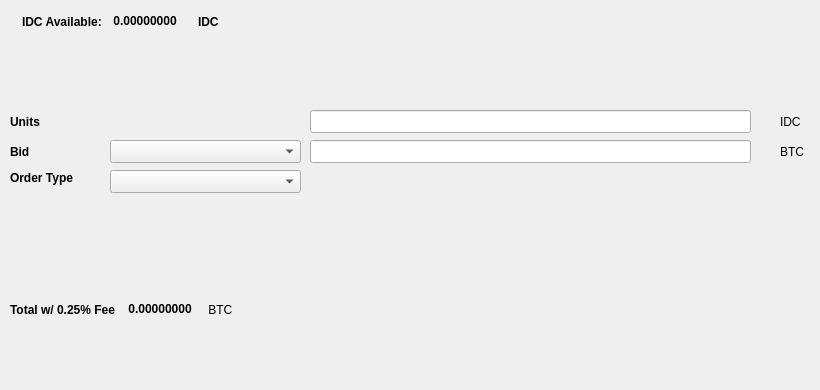
   <widget class="QWidget" name="SellTab">
    <attribute name="title">
     <string>Sell</string>
    </attribute>
    <widget class="QLabel" name="label_16">
     <property name="geometry">
      <rect>
       <x>780</x>
       <y>140</y>
       <width>31</width>
       <height>23</height>
      </rect>
     </property>
     <property name="text">
      <string>BTC</string>
     </property>
    </widget>
    <widget class="QComboBox" name="SellBidcomboBox">
     <property name="geometry">
      <rect>
       <x>110</x>
       <y>140</y>
       <width>191</width>
       <height>23</height>
      </rect>
     </property>
     <property name="font">
      <font>
       <pointsize>10</pointsize>
      </font>
     </property>
    </widget>
    <widget class="QLabel" name="label_18">
     <property name="geometry">
      <rect>
       <x>10</x>
       <y>110</y>
       <width>46</width>
       <height>23</height>
      </rect>
     </property>
     <property name="font">
      <font>
       <weight>75</weight>
       <bold>true</bold>
      </font>
     </property>
     <property name="text">
      <string>Units</string>
     </property>
    </widget>
    <widget class="QtMaterialFlatButton" name="Sell_Max_Amount" native="true">
     <property name="geometry">
      <rect>
       <x>110</x>
       <y>110</y>
       <width>191</width>
       <height>23</height>
      </rect>
     </property>
     <property name="font">
      <font>
       <pointsize>10</pointsize>
      </font>
     </property>
     <property name="text" stdset="0">
      <string>Max</string>
     </property>
    </widget>
    <widget class="QLabel" name="label_20">
     <property name="geometry">
      <rect>
       <x>10</x>
       <y>170</y>
       <width>91</width>
       <height>16</height>
      </rect>
     </property>
     <property name="font">
      <font>
       <weight>75</weight>
       <bold>true</bold>
      </font>
     </property>
     <property name="text">
      <string>Order Type</string>
     </property>
    </widget>
    <widget class="QComboBox" name="SellOrdertypeCombo">
     <property name="geometry">
      <rect>
       <x>110</x>
       <y>170</y>
       <width>191</width>
       <height>23</height>
      </rect>
     </property>
     <property name="font">
      <font>
       <pointsize>10</pointsize>
      </font>
     </property>
    </widget>
    <widget class="QLabel" name="label_21">
     <property name="geometry">
      <rect>
       <x>10</x>
       <y>140</y>
       <width>46</width>
       <height>23</height>
      </rect>
     </property>
     <property name="font">
      <font>
       <weight>75</weight>
       <bold>true</bold>
      </font>
     </property>
     <property name="text">
      <string>Bid</string>
     </property>
    </widget>
    <widget class="QLabel" name="label_22">
     <property name="geometry">
      <rect>
       <x>780</x>
       <y>110</y>
       <width>31</width>
       <height>23</height>
      </rect>
     </property>
     <property name="text">
      <string>IDC</string>
     </property>
    </widget>
    <widget class="QLineEdit" name="UnitsInputIDC">
     <property name="geometry">
      <rect>
       <x>310</x>
       <y>110</y>
       <width>441</width>
       <height>23</height>
      </rect>
     </property>
     <property name="font">
      <font>
       <pointsize>9</pointsize>
       <weight>75</weight>
       <bold>true</bold>
      </font>
     </property>
    </widget>
    <widget class="QLineEdit" name="SellBidPriceEdit">
     <property name="geometry">
      <rect>
       <x>310</x>
       <y>140</y>
       <width>441</width>
       <height>23</height>
      </rect>
     </property>
     <property name="font">
      <font>
       <pointsize>9</pointsize>
       <weight>75</weight>
       <bold>true</bold>
      </font>
     </property>
    </widget>
    <widget class="QtMaterialFlatButton" name="SellIDCBTN" native="true">
     <property name="geometry">
      <rect>
       <x>30</x>
       <y>330</y>
       <width>131</width>
       <height>23</height>
      </rect>
     </property>
     <property name="text" stdset="0">
      <string>Sell IDC</string>
     </property>
     <property name="icon" stdset="0">
      <iconset resource="../idchain.qrc">
       <normaloff>:/icons/bitcoin</normaloff>:/icons/bitcoin</iconset>
     </property>
    </widget>
    <widget class="QWidget" name="layoutWidget3">
     <property name="geometry">
      <rect>
       <x>22</x>
       <y>12</y>
       <width>258</width>
       <height>19</height>
      </rect>
     </property>
     <layout class="QHBoxLayout" name="horizontalLayout">
      <item>
       <widget class="QLabel" name="label232_2">
        <property name="font">
         <font>
          <weight>75</weight>
          <bold>true</bold>
         </font>
        </property>
        <property name="text">
         <string>IDC Available:</string>
        </property>
       </widget>
      </item>
      <item>
       <widget class="QLabel" name="IDCAvailableLabel">
        <property name="palette">
         <palette>
          <active>
           <colorrole role="WindowText">
            <brush brushstyle="SolidPattern">
             <color alpha="255">
              <red>0</red>
              <green>0</green>
              <blue>0</blue>
             </color>
            </brush>
           </colorrole>
           <colorrole role="Button">
            <brush brushstyle="SolidPattern">
             <color alpha="255">
              <red>0</red>
              <green>170</green>
              <blue>0</blue>
             </color>
            </brush>
           </colorrole>
           <colorrole role="Light">
            <brush brushstyle="SolidPattern">
             <color alpha="255">
              <red>0</red>
              <green>255</green>
              <blue>0</blue>
             </color>
            </brush>
           </colorrole>
           <colorrole role="Midlight">
            <brush brushstyle="SolidPattern">
             <color alpha="255">
              <red>0</red>
              <green>212</green>
              <blue>0</blue>
             </color>
            </brush>
           </colorrole>
           <colorrole role="Dark">
            <brush brushstyle="SolidPattern">
             <color alpha="255">
              <red>0</red>
              <green>85</green>
              <blue>0</blue>
             </color>
            </brush>
           </colorrole>
           <colorrole role="Mid">
            <brush brushstyle="SolidPattern">
             <color alpha="255">
              <red>0</red>
              <green>113</green>
              <blue>0</blue>
             </color>
            </brush>
           </colorrole>
           <colorrole role="Text">
            <brush brushstyle="SolidPattern">
             <color alpha="255">
              <red>0</red>
              <green>170</green>
              <blue>0</blue>
             </color>
            </brush>
           </colorrole>
           <colorrole role="BrightText">
            <brush brushstyle="SolidPattern">
             <color alpha="255">
              <red>255</red>
              <green>255</green>
              <blue>255</blue>
             </color>
            </brush>
           </colorrole>
           <colorrole role="ButtonText">
            <brush brushstyle="SolidPattern">
             <color alpha="255">
              <red>0</red>
              <green>0</green>
              <blue>0</blue>
             </color>
            </brush>
           </colorrole>
           <colorrole role="Base">
            <brush brushstyle="SolidPattern">
             <color alpha="255">
              <red>255</red>
              <green>255</green>
              <blue>255</blue>
             </color>
            </brush>
           </colorrole>
           <colorrole role="Window">
            <brush brushstyle="SolidPattern">
             <color alpha="255">
              <red>0</red>
              <green>170</green>
              <blue>0</blue>
             </color>
            </brush>
           </colorrole>
           <colorrole role="Shadow">
            <brush brushstyle="SolidPattern">
             <color alpha="255">
              <red>0</red>
              <green>0</green>
              <blue>0</blue>
             </color>
            </brush>
           </colorrole>
           <colorrole role="AlternateBase">
            <brush brushstyle="SolidPattern">
             <color alpha="255">
              <red>127</red>
              <green>212</green>
              <blue>127</blue>
             </color>
            </brush>
           </colorrole>
           <colorrole role="ToolTipBase">
            <brush brushstyle="SolidPattern">
             <color alpha="255">
              <red>255</red>
              <green>255</green>
              <blue>220</blue>
             </color>
            </brush>
           </colorrole>
           <colorrole role="ToolTipText">
            <brush brushstyle="SolidPattern">
             <color alpha="255">
              <red>0</red>
              <green>0</green>
              <blue>0</blue>
             </color>
            </brush>
           </colorrole>
          </active>
          <inactive>
           <colorrole role="WindowText">
            <brush brushstyle="SolidPattern">
             <color alpha="255">
              <red>0</red>
              <green>0</green>
              <blue>0</blue>
             </color>
            </brush>
           </colorrole>
           <colorrole role="Button">
            <brush brushstyle="SolidPattern">
             <color alpha="255">
              <red>0</red>
              <green>170</green>
              <blue>0</blue>
             </color>
            </brush>
           </colorrole>
           <colorrole role="Light">
            <brush brushstyle="SolidPattern">
             <color alpha="255">
              <red>0</red>
              <green>255</green>
              <blue>0</blue>
             </color>
            </brush>
           </colorrole>
           <colorrole role="Midlight">
            <brush brushstyle="SolidPattern">
             <color alpha="255">
              <red>0</red>
              <green>212</green>
              <blue>0</blue>
             </color>
            </brush>
           </colorrole>
           <colorrole role="Dark">
            <brush brushstyle="SolidPattern">
             <color alpha="255">
              <red>0</red>
              <green>85</green>
              <blue>0</blue>
             </color>
            </brush>
           </colorrole>
           <colorrole role="Mid">
            <brush brushstyle="SolidPattern">
             <color alpha="255">
              <red>0</red>
              <green>113</green>
              <blue>0</blue>
             </color>
            </brush>
           </colorrole>
           <colorrole role="Text">
            <brush brushstyle="SolidPattern">
             <color alpha="255">
              <red>0</red>
              <green>170</green>
              <blue>0</blue>
             </color>
            </brush>
           </colorrole>
           <colorrole role="BrightText">
            <brush brushstyle="SolidPattern">
             <color alpha="255">
              <red>255</red>
              <green>255</green>
              <blue>255</blue>
             </color>
            </brush>
           </colorrole>
           <colorrole role="ButtonText">
            <brush brushstyle="SolidPattern">
             <color alpha="255">
              <red>0</red>
              <green>0</green>
              <blue>0</blue>
             </color>
            </brush>
           </colorrole>
           <colorrole role="Base">
            <brush brushstyle="SolidPattern">
             <color alpha="255">
              <red>255</red>
              <green>255</green>
              <blue>255</blue>
             </color>
            </brush>
           </colorrole>
           <colorrole role="Window">
            <brush brushstyle="SolidPattern">
             <color alpha="255">
              <red>0</red>
              <green>170</green>
              <blue>0</blue>
             </color>
            </brush>
           </colorrole>
           <colorrole role="Shadow">
            <brush brushstyle="SolidPattern">
             <color alpha="255">
              <red>0</red>
              <green>0</green>
              <blue>0</blue>
             </color>
            </brush>
           </colorrole>
           <colorrole role="AlternateBase">
            <brush brushstyle="SolidPattern">
             <color alpha="255">
              <red>127</red>
              <green>212</green>
              <blue>127</blue>
             </color>
            </brush>
           </colorrole>
           <colorrole role="ToolTipBase">
            <brush brushstyle="SolidPattern">
             <color alpha="255">
              <red>255</red>
              <green>255</green>
              <blue>220</blue>
             </color>
            </brush>
           </colorrole>
           <colorrole role="ToolTipText">
            <brush brushstyle="SolidPattern">
             <color alpha="255">
              <red>0</red>
              <green>0</green>
              <blue>0</blue>
             </color>
            </brush>
           </colorrole>
          </inactive>
          <disabled>
           <colorrole role="WindowText">
            <brush brushstyle="SolidPattern">
             <color alpha="255">
              <red>0</red>
              <green>85</green>
              <blue>0</blue>
             </color>
            </brush>
           </colorrole>
           <colorrole role="Button">
            <brush brushstyle="SolidPattern">
             <color alpha="255">
              <red>0</red>
              <green>170</green>
              <blue>0</blue>
             </color>
            </brush>
           </colorrole>
           <colorrole role="Light">
            <brush brushstyle="SolidPattern">
             <color alpha="255">
              <red>0</red>
              <green>255</green>
              <blue>0</blue>
             </color>
            </brush>
           </colorrole>
           <colorrole role="Midlight">
            <brush brushstyle="SolidPattern">
             <color alpha="255">
              <red>0</red>
              <green>212</green>
              <blue>0</blue>
             </color>
            </brush>
           </colorrole>
           <colorrole role="Dark">
            <brush brushstyle="SolidPattern">
             <color alpha="255">
              <red>0</red>
              <green>85</green>
              <blue>0</blue>
             </color>
            </brush>
           </colorrole>
           <colorrole role="Mid">
            <brush brushstyle="SolidPattern">
             <color alpha="255">
              <red>0</red>
              <green>113</green>
              <blue>0</blue>
             </color>
            </brush>
           </colorrole>
           <colorrole role="Text">
            <brush brushstyle="SolidPattern">
             <color alpha="255">
              <red>0</red>
              <green>85</green>
              <blue>0</blue>
             </color>
            </brush>
           </colorrole>
           <colorrole role="BrightText">
            <brush brushstyle="SolidPattern">
             <color alpha="255">
              <red>255</red>
              <green>255</green>
              <blue>255</blue>
             </color>
            </brush>
           </colorrole>
           <colorrole role="ButtonText">
            <brush brushstyle="SolidPattern">
             <color alpha="255">
              <red>0</red>
              <green>85</green>
              <blue>0</blue>
             </color>
            </brush>
           </colorrole>
           <colorrole role="Base">
            <brush brushstyle="SolidPattern">
             <color alpha="255">
              <red>0</red>
              <green>170</green>
              <blue>0</blue>
             </color>
            </brush>
           </colorrole>
           <colorrole role="Window">
            <brush brushstyle="SolidPattern">
             <color alpha="255">
              <red>0</red>
              <green>170</green>
              <blue>0</blue>
             </color>
            </brush>
           </colorrole>
           <colorrole role="Shadow">
            <brush brushstyle="SolidPattern">
             <color alpha="255">
              <red>0</red>
              <green>0</green>
              <blue>0</blue>
             </color>
            </brush>
           </colorrole>
           <colorrole role="AlternateBase">
            <brush brushstyle="SolidPattern">
             <color alpha="255">
              <red>0</red>
              <green>170</green>
              <blue>0</blue>
             </color>
            </brush>
           </colorrole>
           <colorrole role="ToolTipBase">
            <brush brushstyle="SolidPattern">
             <color alpha="255">
              <red>255</red>
              <green>255</green>
              <blue>220</blue>
             </color>
            </brush>
           </colorrole>
           <colorrole role="ToolTipText">
            <brush brushstyle="SolidPattern">
             <color alpha="255">
              <red>0</red>
              <green>0</green>
              <blue>0</blue>
             </color>
            </brush>
           </colorrole>
          </disabled>
         </palette>
        </property>
        <property name="font">
         <font>
          <weight>75</weight>
          <bold>true</bold>
         </font>
        </property>
        <property name="text">
         <string> 0.00000000 </string>
        </property>
        <property name="textInteractionFlags">
         <set>Qt::LinksAccessibleByMouse|Qt::TextSelectableByKeyboard|Qt::TextSelectableByMouse</set>
        </property>
       </widget>
      </item>
      <item>
       <widget class="QLabel" name="labelIDC">
        <property name="font">
         <font>
          <weight>75</weight>
          <bold>true</bold>
         </font>
        </property>
        <property name="text">
         <string>IDC</string>
        </property>
       </widget>
      </item>
     </layout>
    </widget>
    <widget class="QWidget" name="layoutWidget">
     <property name="geometry">
      <rect>
       <x>10</x>
       <y>300</y>
       <width>268</width>
       <height>19</height>
      </rect>
     </property>
     <layout class="QHBoxLayout" name="horizontalLayout_2">
      <item>
       <widget class="QLabel" name="label_19">
        <property name="font">
         <font>
          <weight>75</weight>
          <bold>true</bold>
         </font>
        </property>
        <property name="text">
         <string>Total w/ 0.25% Fee </string>
        </property>
       </widget>
      </item>
      <item>
       <widget class="QLabel" name="SellCostLabel">
        <property name="palette">
         <palette>
          <active>
           <colorrole role="WindowText">
            <brush brushstyle="SolidPattern">
             <color alpha="255">
              <red>0</red>
              <green>0</green>
              <blue>0</blue>
             </color>
            </brush>
           </colorrole>
           <colorrole role="Button">
            <brush brushstyle="SolidPattern">
             <color alpha="255">
              <red>0</red>
              <green>170</green>
              <blue>0</blue>
             </color>
            </brush>
           </colorrole>
           <colorrole role="Light">
            <brush brushstyle="SolidPattern">
             <color alpha="255">
              <red>0</red>
              <green>255</green>
              <blue>0</blue>
             </color>
            </brush>
           </colorrole>
           <colorrole role="Midlight">
            <brush brushstyle="SolidPattern">
             <color alpha="255">
              <red>0</red>
              <green>212</green>
              <blue>0</blue>
             </color>
            </brush>
           </colorrole>
           <colorrole role="Dark">
            <brush brushstyle="SolidPattern">
             <color alpha="255">
              <red>0</red>
              <green>85</green>
              <blue>0</blue>
             </color>
            </brush>
           </colorrole>
           <colorrole role="Mid">
            <brush brushstyle="SolidPattern">
             <color alpha="255">
              <red>0</red>
              <green>113</green>
              <blue>0</blue>
             </color>
            </brush>
           </colorrole>
           <colorrole role="Text">
            <brush brushstyle="SolidPattern">
             <color alpha="255">
              <red>0</red>
              <green>170</green>
              <blue>0</blue>
             </color>
            </brush>
           </colorrole>
           <colorrole role="BrightText">
            <brush brushstyle="SolidPattern">
             <color alpha="255">
              <red>255</red>
              <green>255</green>
              <blue>255</blue>
             </color>
            </brush>
           </colorrole>
           <colorrole role="ButtonText">
            <brush brushstyle="SolidPattern">
             <color alpha="255">
              <red>0</red>
              <green>0</green>
              <blue>0</blue>
             </color>
            </brush>
           </colorrole>
           <colorrole role="Base">
            <brush brushstyle="SolidPattern">
             <color alpha="255">
              <red>255</red>
              <green>255</green>
              <blue>255</blue>
             </color>
            </brush>
           </colorrole>
           <colorrole role="Window">
            <brush brushstyle="SolidPattern">
             <color alpha="255">
              <red>0</red>
              <green>170</green>
              <blue>0</blue>
             </color>
            </brush>
           </colorrole>
           <colorrole role="Shadow">
            <brush brushstyle="SolidPattern">
             <color alpha="255">
              <red>0</red>
              <green>0</green>
              <blue>0</blue>
             </color>
            </brush>
           </colorrole>
           <colorrole role="AlternateBase">
            <brush brushstyle="SolidPattern">
             <color alpha="255">
              <red>127</red>
              <green>212</green>
              <blue>127</blue>
             </color>
            </brush>
           </colorrole>
           <colorrole role="ToolTipBase">
            <brush brushstyle="SolidPattern">
             <color alpha="255">
              <red>255</red>
              <green>255</green>
              <blue>220</blue>
             </color>
            </brush>
           </colorrole>
           <colorrole role="ToolTipText">
            <brush brushstyle="SolidPattern">
             <color alpha="255">
              <red>0</red>
              <green>0</green>
              <blue>0</blue>
             </color>
            </brush>
           </colorrole>
          </active>
          <inactive>
           <colorrole role="WindowText">
            <brush brushstyle="SolidPattern">
             <color alpha="255">
              <red>0</red>
              <green>0</green>
              <blue>0</blue>
             </color>
            </brush>
           </colorrole>
           <colorrole role="Button">
            <brush brushstyle="SolidPattern">
             <color alpha="255">
              <red>0</red>
              <green>170</green>
              <blue>0</blue>
             </color>
            </brush>
           </colorrole>
           <colorrole role="Light">
            <brush brushstyle="SolidPattern">
             <color alpha="255">
              <red>0</red>
              <green>255</green>
              <blue>0</blue>
             </color>
            </brush>
           </colorrole>
           <colorrole role="Midlight">
            <brush brushstyle="SolidPattern">
             <color alpha="255">
              <red>0</red>
              <green>212</green>
              <blue>0</blue>
             </color>
            </brush>
           </colorrole>
           <colorrole role="Dark">
            <brush brushstyle="SolidPattern">
             <color alpha="255">
              <red>0</red>
              <green>85</green>
              <blue>0</blue>
             </color>
            </brush>
           </colorrole>
           <colorrole role="Mid">
            <brush brushstyle="SolidPattern">
             <color alpha="255">
              <red>0</red>
              <green>113</green>
              <blue>0</blue>
             </color>
            </brush>
           </colorrole>
           <colorrole role="Text">
            <brush brushstyle="SolidPattern">
             <color alpha="255">
              <red>0</red>
              <green>170</green>
              <blue>0</blue>
             </color>
            </brush>
           </colorrole>
           <colorrole role="BrightText">
            <brush brushstyle="SolidPattern">
             <color alpha="255">
              <red>255</red>
              <green>255</green>
              <blue>255</blue>
             </color>
            </brush>
           </colorrole>
           <colorrole role="ButtonText">
            <brush brushstyle="SolidPattern">
             <color alpha="255">
              <red>0</red>
              <green>0</green>
              <blue>0</blue>
             </color>
            </brush>
           </colorrole>
           <colorrole role="Base">
            <brush brushstyle="SolidPattern">
             <color alpha="255">
              <red>255</red>
              <green>255</green>
              <blue>255</blue>
             </color>
            </brush>
           </colorrole>
           <colorrole role="Window">
            <brush brushstyle="SolidPattern">
             <color alpha="255">
              <red>0</red>
              <green>170</green>
              <blue>0</blue>
             </color>
            </brush>
           </colorrole>
           <colorrole role="Shadow">
            <brush brushstyle="SolidPattern">
             <color alpha="255">
              <red>0</red>
              <green>0</green>
              <blue>0</blue>
             </color>
            </brush>
           </colorrole>
           <colorrole role="AlternateBase">
            <brush brushstyle="SolidPattern">
             <color alpha="255">
              <red>127</red>
              <green>212</green>
              <blue>127</blue>
             </color>
            </brush>
           </colorrole>
           <colorrole role="ToolTipBase">
            <brush brushstyle="SolidPattern">
             <color alpha="255">
              <red>255</red>
              <green>255</green>
              <blue>220</blue>
             </color>
            </brush>
           </colorrole>
           <colorrole role="ToolTipText">
            <brush brushstyle="SolidPattern">
             <color alpha="255">
              <red>0</red>
              <green>0</green>
              <blue>0</blue>
             </color>
            </brush>
           </colorrole>
          </inactive>
          <disabled>
           <colorrole role="WindowText">
            <brush brushstyle="SolidPattern">
             <color alpha="255">
              <red>0</red>
              <green>85</green>
              <blue>0</blue>
             </color>
            </brush>
           </colorrole>
           <colorrole role="Button">
            <brush brushstyle="SolidPattern">
             <color alpha="255">
              <red>0</red>
              <green>170</green>
              <blue>0</blue>
             </color>
            </brush>
           </colorrole>
           <colorrole role="Light">
            <brush brushstyle="SolidPattern">
             <color alpha="255">
              <red>0</red>
              <green>255</green>
              <blue>0</blue>
             </color>
            </brush>
           </colorrole>
           <colorrole role="Midlight">
            <brush brushstyle="SolidPattern">
             <color alpha="255">
              <red>0</red>
              <green>212</green>
              <blue>0</blue>
             </color>
            </brush>
           </colorrole>
           <colorrole role="Dark">
            <brush brushstyle="SolidPattern">
             <color alpha="255">
              <red>0</red>
              <green>85</green>
              <blue>0</blue>
             </color>
            </brush>
           </colorrole>
           <colorrole role="Mid">
            <brush brushstyle="SolidPattern">
             <color alpha="255">
              <red>0</red>
              <green>113</green>
              <blue>0</blue>
             </color>
            </brush>
           </colorrole>
           <colorrole role="Text">
            <brush brushstyle="SolidPattern">
             <color alpha="255">
              <red>0</red>
              <green>85</green>
              <blue>0</blue>
             </color>
            </brush>
           </colorrole>
           <colorrole role="BrightText">
            <brush brushstyle="SolidPattern">
             <color alpha="255">
              <red>255</red>
              <green>255</green>
              <blue>255</blue>
             </color>
            </brush>
           </colorrole>
           <colorrole role="ButtonText">
            <brush brushstyle="SolidPattern">
             <color alpha="255">
              <red>0</red>
              <green>85</green>
              <blue>0</blue>
             </color>
            </brush>
           </colorrole>
           <colorrole role="Base">
            <brush brushstyle="SolidPattern">
             <color alpha="255">
              <red>0</red>
              <green>170</green>
              <blue>0</blue>
             </color>
            </brush>
           </colorrole>
           <colorrole role="Window">
            <brush brushstyle="SolidPattern">
             <color alpha="255">
              <red>0</red>
              <green>170</green>
              <blue>0</blue>
             </color>
            </brush>
           </colorrole>
           <colorrole role="Shadow">
            <brush brushstyle="SolidPattern">
             <color alpha="255">
              <red>0</red>
              <green>0</green>
              <blue>0</blue>
             </color>
            </brush>
           </colorrole>
           <colorrole role="AlternateBase">
            <brush brushstyle="SolidPattern">
             <color alpha="255">
              <red>0</red>
              <green>170</green>
              <blue>0</blue>
             </color>
            </brush>
           </colorrole>
           <colorrole role="ToolTipBase">
            <brush brushstyle="SolidPattern">
             <color alpha="255">
              <red>255</red>
              <green>255</green>
              <blue>220</blue>
             </color>
            </brush>
           </colorrole>
           <colorrole role="ToolTipText">
            <brush brushstyle="SolidPattern">
             <color alpha="255">
              <red>0</red>
              <green>0</green>
              <blue>0</blue>
             </color>
            </brush>
           </colorrole>
          </disabled>
         </palette>
        </property>
        <property name="font">
         <font>
          <weight>75</weight>
          <bold>true</bold>
         </font>
        </property>
        <property name="autoFillBackground">
         <bool>false</bool>
        </property>
        <property name="text">
         <string> 0.00000000</string>
        </property>
        <property name="textInteractionFlags">
         <set>Qt::LinksAccessibleByMouse|Qt::TextSelectableByMouse</set>
        </property>
       </widget>
      </item>
      <item>
       <widget class="QLabel" name="label_17">
        <property name="font">
         <font>
          <weight>50</weight>
          <bold>false</bold>
         </font>
        </property>
        <property name="text">
         <string> BTC</string>
        </property>
       </widget>
      </item>
     </layout>
    </widget>
    <widget class="QLabel" name="label_23">
     <property name="geometry">
      <rect>
       <x>460</x>
       <y>300</y>
       <width>281</width>
       <height>81</height>
      </rect>
     </property>
     <property name="text">
      <string/>
     </property>
     <property name="pixmap">
      <pixmap>:/images/bittrex</pixmap>
     </property>
    </widget>
   </widget>
